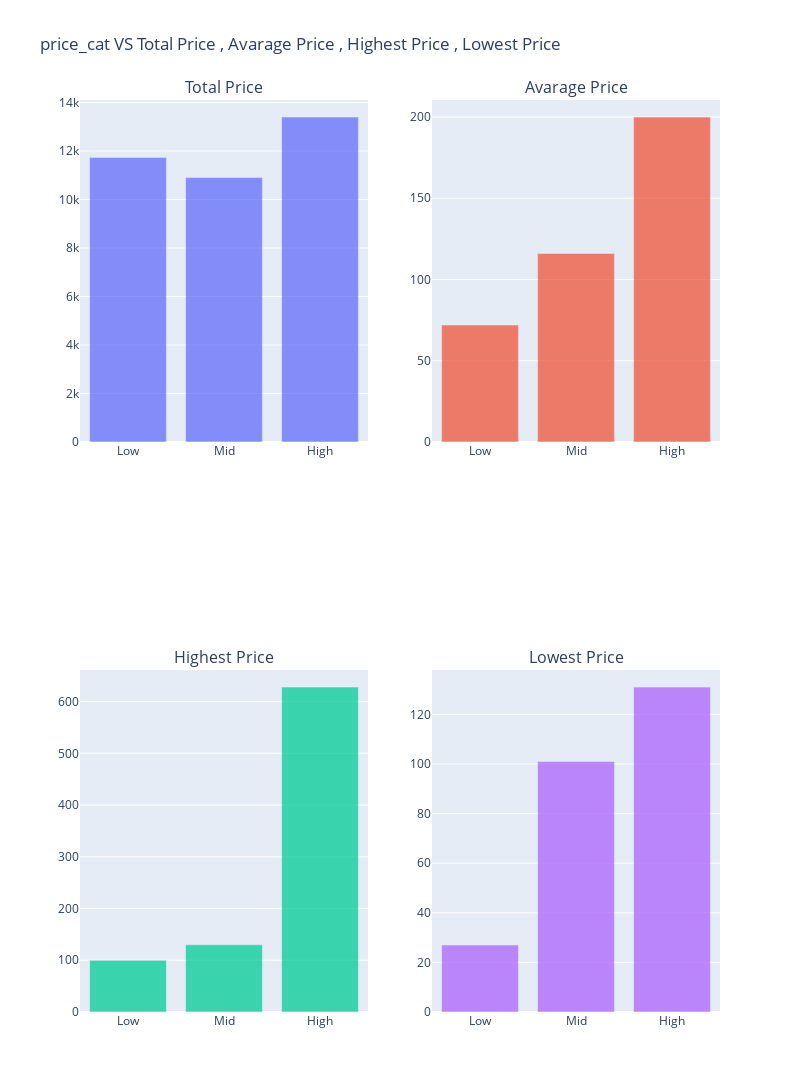

The notebook cell this image was saved under:
### Code cell
plot_column_summary_statistics(column_summary_statistics(df , "price_cat" , "price"))

### Figure 1 — Plotly figure (JSON) as saved in the notebook; plotly's stock layout.template omitted (floating-point values rounded to 4 significant figures)
{"data": [{"name": "Total Price", "opacity": 0.75, "showlegend": false, "type": "bar", "x": ["Low", "Mid", "High"], "xaxis": "x", "y": [11735, 10905, 13398], "yaxis": "y"}, {"name": "Avarage Price", "opacity": 0.75, "showlegend": false, "type": "bar", "x": ["Low", "Mid", "High"], "xaxis": "x2", "y": [71.99, 116.0, 200.0], "yaxis": "y2"}, {"name": "Highest Price", "opacity": 0.75, "showlegend": false, "type": "bar", "x": ["Low", "Mid", "High"], "xaxis": "x3", "y": [100, 130, 628], "yaxis": "y3"}, {"name": "Lowest Price", "opacity": 0.75, "showlegend": false, "type": "bar", "x": ["Low", "Mid", "High"], "xaxis": "x4", "y": [27, 101, 131], "yaxis": "y4"}], "layout": {"annotations": [{"font": {"size": 16}, "showarrow": false, "text": "Total Price", "x": 0.225, "xanchor": "center", "xref": "paper", "y": 1, "yanchor": "bottom", "yref": "paper"}, {"font": {"size": 16}, "showarrow": false, "text": "Avarage Price", "x": 0.775, "xanchor": "center", "xref": "paper", "y": 1, "yanchor": "bottom", "yref": "paper"}, {"font": {"size": 16}, "showarrow": false, "text": "Highest Price", "x": 0.225, "xanchor": "center", "xref": "paper", "y": 0.375, "yanchor": "bottom", "yref": "paper"}, {"font": {"size": 16}, "showarrow": false, "text": "Lowest Price", "x": 0.775, "xanchor": "center", "xref": "paper", "y": 0.375, "yanchor": "bottom", "yref": "paper"}], "height": 1200, "title": {"text": "price_cat VS Total Price , Avarage Price , Highest Price , Lowest Price"}, "width": 800, "xaxis": {"anchor": "y", "autorange": true, "domain": [0, 0.45], "range": [-0.5, 2.5], "type": "category"}, "xaxis2": {"anchor": "y2", "autorange": true, "domain": [0.55, 1], "range": [-0.5, 2.5], "type": "category"}, "xaxis3": {"anchor": "y3", "autorange": true, "domain": [0, 0.45], "range": [-0.5, 2.5], "type": "category"}, "xaxis4": {"anchor": "y4", "autorange": true, "domain": [0.55, 1], "range": [-0.5, 2.5], "type": "category"}, "yaxis": {"anchor": "x", "autorange": true, "domain": [0.625, 1], "range": [0, 14100.0], "type": "linear"}, "yaxis2": {"anchor": "x2", "autorange": true, "domain": [0.625, 1], "range": [0, 210.5], "type": "linear"}, "yaxis3": {"anchor": "x3", "autorange": true, "domain": [0, 0.375], "range": [0, 661.1], "type": "linear"}, "yaxis4": {"anchor": "x4", "autorange": true, "domain": [0, 0.375], "range": [0, 137.9], "type": "linear"}}}
